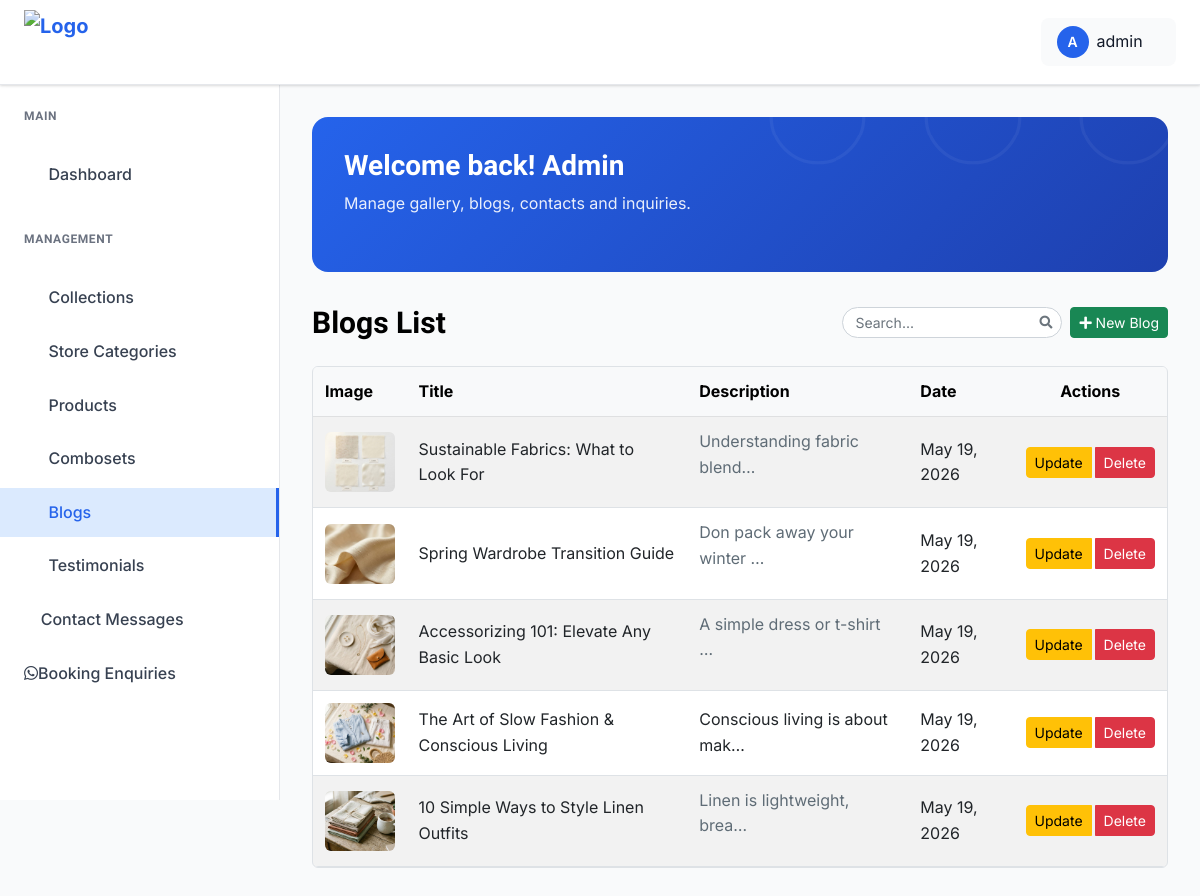
The app's page /dashboard/blocks/ (signed in) with its own data.
### zuzanne_app/models.py (models this page shows, shortened)
class OptimizedImageModel(models.Model):
    image_fields = []
    class Meta:
        abstract = True

class Blog(OptimizedImageModel):
    image_fields = ["image"]
    image = models.ImageField(upload_to="blogs/", help_text="Blog cover image")
    slug = models.SlugField(unique=True, blank=True)
    title = models.CharField(max_length=200)
    description = models.TextField()
    created_at = models.DateTimeField(auto_now_add=True)
    class Meta:
        ordering = ["-created_at"]

### zuzanne_app/views.py (the view)
# urls.py: path("dashboard/blocks/", views.admin_blog_list, name="admin_blog_list"),
@login_required(login_url="admin_login")
def admin_blog_list(request):
    blogs_qs = Blog.objects.all().order_by("-created_at")
    paginator = Paginator(blogs_qs, 8)
    page_number = request.GET.get("page")
    blogs = paginator.get_page(page_number)
    return render(request, "admin_pages/blog_list.html", {"blogs": blogs})

### templates/admin_pages/blog_list.html (shortened to what this page needs)
{% extends "admin_pages/base.html" %}
{% load static %}
{% block content %}
<div class="dashboard__form__wraper">
     <div class="create__course__title mb-4 d-flex flex-wrap justify-content-between align-items-center gap-2">
        <h4 class="mb-0">Blogs List</h4>
        <div class="d-flex align-items-center gap-2 ms-auto">
            <div class="search-box">
                <input type="text" id="blogSearchInput" class="form-control form-control-sm" placeholder="Search...">
            </div>
        </div>
         <a href="{% url 'blog_create' %}" class="btn btn-success btn-sm">
                <i class="fas fa-plus"></i> New Blog
            </a>
    </div>
    <div class="custom-table-container">
        <table class="table table-striped table-hover align-middle">
            <thead class="table-light">
                <tr>
                    <th scope="col">Image</th>
                    <th scope="col">Title</th>
                    <th scope="col">Description</th>
                    <th scope="col">Date</th>
                    <th scope="col" class="text-center">Actions</th>
                </tr>
            </thead>
            <tbody>
                {% for blog in blogs %}
                <tr>
                    <td>
                        {% if blog.image %}
                            <img src="{{ blog.image.url }}" alt="{{ blog.title }}" class="img-fluid rounded" width="80" height="60" style="object-fit: cover;">
                        {% else %}
                            <img src="https://via.placeholder.com/80x60?text=No+Image" alt="No Image" class="img-fluid rounded" width="80" height="60">
                        {% endif %}
                    </td>
                    <td>{{ blog.title }}</td>
                    <td>{{ blog.description|truncatechars:30|safe }}</td>
                    <td>{{ blog.created_at|date:"M d, Y" }}</td>
                    <td class="text-center">
                        <div class="btn-group" role="group">
                            <button type="button" class="btn btn-sm btn-warning me-1" data-bs-toggle="modal" data-bs-target="#updateBlogModal{{ blog.id }}">
                                Update
                            </button>
                            <button type="button" class="btn btn-sm btn-danger" data-bs-toggle="modal" data-bs-target="#deleteBlogModal{{ blog.id }}">
                                Delete
                            </button>
                        </div>
                    </td>
                </tr>
                {% empty %}
                <tr>
                    <td colspan="5" class="text-center py-4">
                        <p class="text-muted">No blogs found. <a href="{% url 'blog_create' %}">Add your first blog</a></p>
                    </td>
                </tr>
                {% endfor %}
            </tbody>
        </table>
    </div>
</div>
{% endblock %}

### templates/admin_pages/base.html (shortened to what this page needs)
{% load static %}
{% load static %}
<!DOCTYPE html>
<html class="no-js" lang="en">
<head>
    <link rel="stylesheet" href="https://cdnjs.cloudflare.com/ajax/libs/toastr.js/latest/toastr.min.css">
    <link href="https://cdnjs.cloudflare.com/ajax/libs/font-awesome/5.15.4/css/all.min.css" rel="stylesheet">
    <link rel="stylesheet" href="{% static 'admin-static/assets/css/bootstrap.min.css' %}">
    <link rel="stylesheet" href="{% static 'admin-static/assets/css/icofont.min.css' %}">
    <link rel="stylesheet" href="{% static 'admin-static/assets/css/style.css' %}">
</head>
<body>
    <header class="dashboard-header">
        <div class="header-left">
            <a href="{% url 'admin_dashboard' %}" class="logo">
                <img src="{% static 'admin-static/assets/img/zuzanne.png' %}" alt="Logo" style="height: 65px; width: auto; object-fit: contain;">
            </a>
        </div>
        <div class="header-right">
            <div class="user-profile-dropdown">
                <div class="user-profile-toggle">
                    <div class="user-avatar">
                        {{ request.user.username|first|upper }}
                    </div>
                    <span>{{ request.user.username}}</span>
                    <i class="icofont-simple-down"></i>
                </div>
            </div>
        </div>
    </header>
    <aside class="dashboard-sidebar" id="dashboardSidebar">
        <div class="sidebar-content">
            <div class="sidebar-section">
                <h6 class="sidebar-title">Main</h6>
                <ul class="sidebar-menu">
                    <li>
                        <a href="{% url 'admin_dashboard' %}"
                            class="{% if request.resolver_match.url_name == 'admin_dashboard' %}active{% endif %}">
                            <i class="icofont-dashboard"></i>
                            Dashboard
                        </a>
                    </li>
                </ul>
            </div>
            <div class="sidebar-section">
                <h6 class="sidebar-title">Management</h6>
                <ul class="sidebar-menu">
                    <li>
                        <a href="{% url 'collection_list' %}"
                            class="{% if request.resolver_match.url_name == 'collection_list' or request.resolver_match.url_name == 'collection_create' or request.resolver_match.url_name == 'collection_update' %}active{% endif %}">
                            <i class="icofont-list"></i>
                            Collections
                        </a>
                    </li>
                    <li>
                        <a href="{% url 'store_category_list' %}"
                            class="">
                            <i class="icofont-tags"></i>
                            Store Categories
                        </a>
                    </li>
                    <li>
                        <a href="{% url 'product_list' %}"
                            class="{% if request.resolver_match.url_name == 'product_list' or request.resolver_match.url_name == 'product_create' or request.resolver_match.url_name == 'product_update' %}active{% endif %}">
                            <i class="icofont-shopping-cart"></i>
                            Products
                        </a>
                    </li>
                    <li>
                      <a href="{% url 'comboset_list' %}" class="">
                        <i class="icofont-box"></i>
                         Combosets
                        </a>
                    </li>
                    <li>
                        <a href="{% url 'admin_blog_list' %}"
                            class="{% if request.resolver_match.url_name == 'admin_blog_list' or request.resolver_match.url_name == 'admin_block_list' %}active{% endif %}">
                            <i class="icofont-newspaper"></i>
                            Blogs
                        </a>
                    </li>
                    <li>
                        <a href="{% url 'testimonial_list' %}"
                            class="{% if request.resolver_match.url_name == 'testimonial_list' %}active{% endif %}">
                            <i class="icofont-quote-left"></i>
                            Testimonials
                        </a>
                    </li>
                    <li>
                        <a href="{% url 'contact_list' %}"
                            class="{% if request.resolver_match.url_name == 'contact_list' %}active{% endif %} d-flex align-items-center justify-content-between" style="width: 100%;">
                            <span>
                                <i class="icofont-ui-messaging"></i>
                                Contact Messages
                            </span>
                        </a>
                    </li>
                    <li>
                      <a href="{% url 'booking_enquiry_list' %}"
                            class="{% if request.resolver_match.url_name == 'booking_enquiry_list' %}active{% endif %} d-flex align-items-center justify-content-between" style="width: 100%;">
                      <span>
                        <i class="fab fa-whatsapp"></i>Booking Enquiries
                      </span>
                       </a>
                    </li>
                </ul>
            </div>
        </div>
    </aside>
    <main class="dashboard-main">
        <div class="dashboard-content">
            <div class="dashboard-banner">
                <div class="banner-content">
                    <h1 class="banner-title">Welcome back! Admin</h1>
                    <p class="banner-subtitle">Manage gallery, blogs, contacts and inquiries.</p>
                </div>
            </div>
            {% block content %}{% endblock %}
        </div>
    </main>
</body>
</html>

### templates/admin_pages/blog_list.html (style rules this page uses)
.custom-table-container .table img { width: 80px; height: 60px; object-fit: cover; border-radius: 6px; }
.custom-table-container { width: 100%; overflow-x: auto; -webkit-overflow-scrolling: touch; border: 1px solid #dee2e6; border-radius: 0.375rem; background: white; margin-bottom: 1rem; position: relative; }
.custom-table-container { overflow-y: hidden; }
.custom-table-container table { min-width: 800px; width: 100%; margin-bottom: 0; }
.custom-table-container .table th, .custom-table-container .table td { vertical-align: middle; padding: 0.75rem; }
.custom-table-container thead th { position: sticky; top: 0; background-color: #f8f9fa; z-index: 10; box-shadow: 0 1px 0 #dee2e6; }

### records on screen
Blog: image (picture), title "Sustainable Fabrics: What to Look For", description "Understanding fabric blend…", created_at "May 19, 2026"
Blog: image (picture), title "Spring Wardrobe Transition Guide", description "Don pack away your winter …", created_at "May 19, 2026"
Blog: image (picture), title "Accessorizing 101: Elevate Any Basic Look", description "A simple dress or t-shirt …", created_at "May 19, 2026"
Blog: image (picture), title "The Art of Slow Fashion & Conscious Living", description "Conscious living is about mak…", created_at "May 19, 2026"
Blog: image (picture), title "10 Simple Ways to Style Linen Outfits", description "Linen is lightweight, brea…", created_at "May 19, 2026"

### other values on screen
{{ request.user.username|first|upper }} "A"
{{ request.user.username }} "admin"
